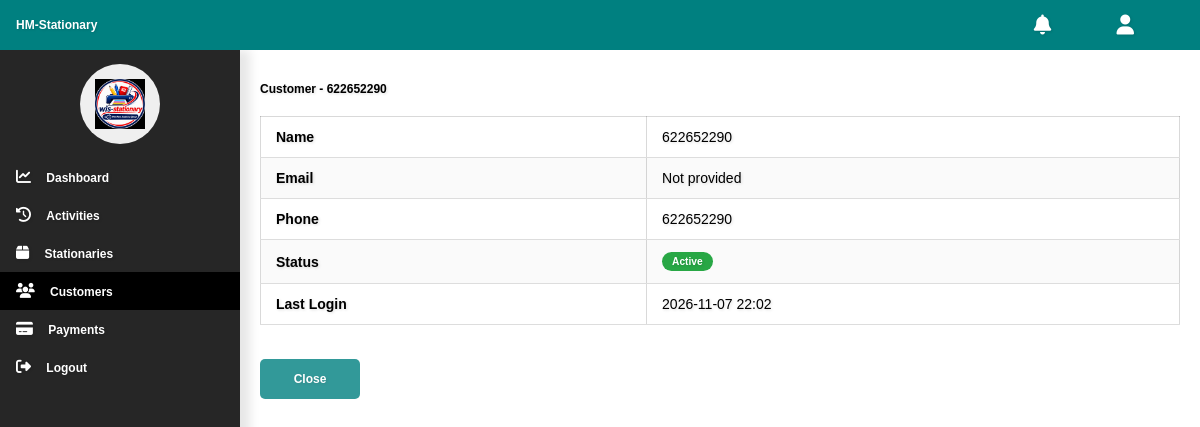
/stationary/admin/preview_customer/1/ (signed in), run on an earlier commit of the app's database.
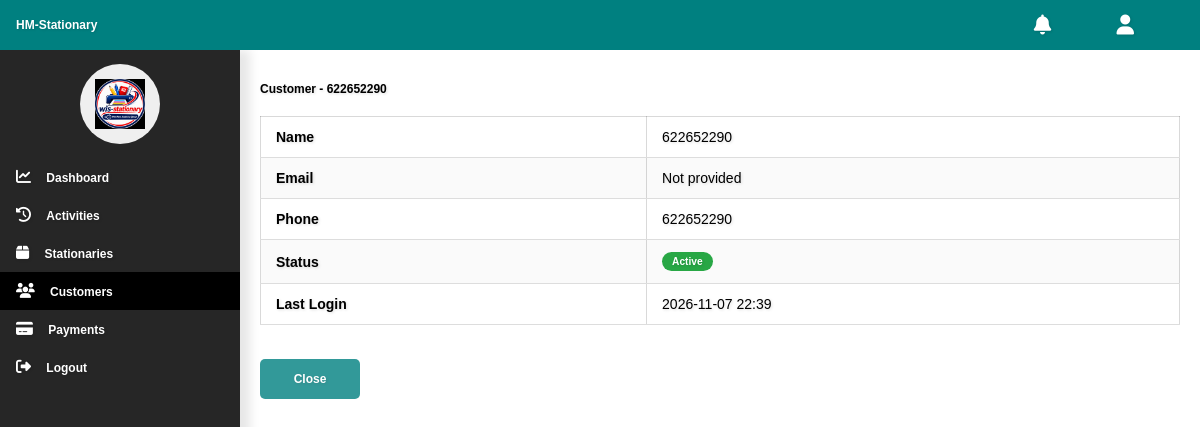
And on a later commit of the database.
### stationary_system/models/accounts.py (models this page shows, shortened)
class CustomUser(AbstractUser):
    phone = models.CharField(max_length=20, blank=True, null=True)
    stationary_id = models.CharField(max_length=20, blank=True, null=True)

### stationary_system/views/admin_views/customers.py (the view)
# urls.py: path('stationary/admin/preview_customer/<int:user_id>/', customers.preview_customer, name='preview_customer'),
@login_required(login_url='login_page_admin')
def preview_customer(request, user_id):
    customer = get_object_or_404(CustomUser, id=user_id)
    return render(request, 'admin/customer.html', {
        'customer': customer
    })

### stationary_system/templates/admin/customer.html (shortened to what the changed rows need)
{% load static %}
<!DOCTYPE html>
<html lang="en">
<head>
    <link rel="stylesheet" href="https://cdnjs.cloudflare.com/ajax/libs/font-awesome/6.4.0/css/all.min.css">
    <link rel="stylesheet" href="{% static 'admin_css/dashboard.css' %}">
    <link rel="stylesheet" href="{% static 'admin_css/activities.css' %}">
</head>
<body>
    <div class="row-holder-1">
        <div class="content-holder-4">
            <div class="dash-content-5">
                <p style="font-weight: bold;">Customer - {{ customer.username }}</p>
                <div class="table-holder-9">
                    <table class="table-9">
                        <tr>
                            <td style="font-weight: bold;">Name</td>
                            <td>{{ customer.get_full_name|default:customer.username }}</td>
                        </tr>
                        <tr>
                            <td style="font-weight: bold;">Email</td>
                            <td>{{ customer.email|default:"Not provided" }}</td>
                        </tr>
                        <tr>
                            <td style="font-weight: bold;">Phone</td>
                            <td>{{ customer.phone|default:"-" }}</td>
                        </tr>
                        <tr>
                            <td style="font-weight: bold;">Last Login</td>
                            <td>
                                {% if customer.last_login %}
                                {{ customer.last_login|date:"Y-m-d H:i" }}
                                {% else %}
                                Never
                                {% endif %}
                            </td>
                        </tr>
                    </table>
                </div>
                <br>
                <div class="bottom-nav-10">
                    <div class="close-button-5">
                    </div>
                </div>
            </div>
        </div>
    </div>
</body>
</html>

What changed in the data, as far as the page shows it:
changed CustomUser "Not provided": last_login "2026-11-07 22:02" → "2026-11-07 22:39"
